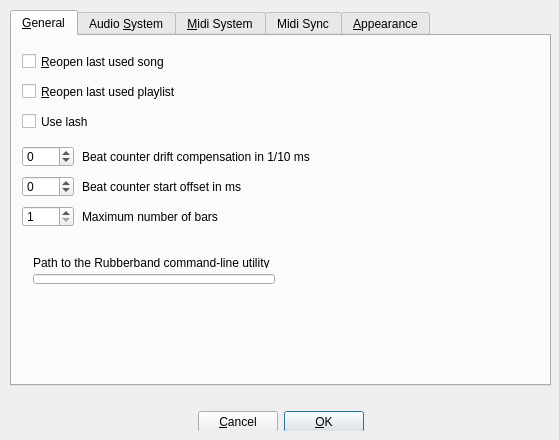
<?xml version="1.0" encoding="UTF-8"?>
<ui version="4.0">
 <class>PreferencesDialog_UI</class>
 <widget class="QDialog" name="PreferencesDialog_UI">
  <property name="geometry">
   <rect>
    <x>0</x>
    <y>0</y>
    <width>559</width>
    <height>440</height>
   </rect>
  </property>
  <property name="windowTitle">
   <string>Form1</string>
  </property>
  <widget class="QWidget" name="Layout33">
   <property name="geometry">
    <rect>
     <x>10</x>
     <y>400</y>
     <width>541</width>
     <height>31</height>
    </rect>
   </property>
   <layout class="QHBoxLayout">
    <item>
     <spacer>
      <property name="orientation">
       <enum>Qt::Horizontal</enum>
      </property>
      <property name="sizeType">
       <enum>QSizePolicy::Expanding</enum>
      </property>
      <property name="sizeHint" stdset="0">
       <size>
        <width>184</width>
        <height>16</height>
       </size>
      </property>
     </spacer>
    </item>
    <item>
     <widget class="QPushButton" name="cancelBtn">
      <property name="sizePolicy">
       <sizepolicy hsizetype="Preferred" vsizetype="Preferred">
        <horstretch>0</horstretch>
        <verstretch>0</verstretch>
       </sizepolicy>
      </property>
      <property name="minimumSize">
       <size>
        <width>0</width>
        <height>22</height>
       </size>
      </property>
      <property name="text">
       <string>&amp;Cancel</string>
      </property>
      <property name="shortcut">
       <string>Alt+C</string>
      </property>
     </widget>
    </item>
    <item>
     <widget class="QPushButton" name="okBtn">
      <property name="sizePolicy">
       <sizepolicy hsizetype="Preferred" vsizetype="Preferred">
        <horstretch>0</horstretch>
        <verstretch>0</verstretch>
       </sizepolicy>
      </property>
      <property name="minimumSize">
       <size>
        <width>0</width>
        <height>22</height>
       </size>
      </property>
      <property name="text">
       <string>&amp;OK</string>
      </property>
      <property name="shortcut">
       <string>Alt+O</string>
      </property>
      <property name="default">
       <bool>true</bool>
      </property>
      <property name="flat">
       <bool>false</bool>
      </property>
     </widget>
    </item>
    <item>
     <spacer>
      <property name="orientation">
       <enum>Qt::Horizontal</enum>
      </property>
      <property name="sizeType">
       <enum>QSizePolicy::Expanding</enum>
      </property>
      <property name="sizeHint" stdset="0">
       <size>
        <width>183</width>
        <height>16</height>
       </size>
      </property>
     </spacer>
    </item>
   </layout>
  </widget>
  <widget class="QTabWidget" name="TabWidget2">
   <property name="geometry">
    <rect>
     <x>10</x>
     <y>10</y>
     <width>541</width>
     <height>376</height>
    </rect>
   </property>
   <property name="sizePolicy">
    <sizepolicy hsizetype="Expanding" vsizetype="Expanding">
     <horstretch>0</horstretch>
     <verstretch>0</verstretch>
    </sizepolicy>
   </property>
   <property name="toolTip">
    <string/>
   </property>
   <property name="tabShape">
    <enum>QTabWidget::Rounded</enum>
   </property>
   <property name="currentIndex">
    <number>0</number>
   </property>
   <widget class="QWidget" name="tab_1">
    <attribute name="title">
     <string>&amp;General</string>
    </attribute>
    <widget class="QCheckBox" name="restoreLastUsedSongCheckbox">
     <property name="geometry">
      <rect>
       <x>10</x>
       <y>10</y>
       <width>511</width>
       <height>31</height>
      </rect>
     </property>
     <property name="minimumSize">
      <size>
       <width>0</width>
       <height>22</height>
      </size>
     </property>
     <property name="text">
      <string>&amp;Reopen last used song</string>
     </property>
     <property name="shortcut">
      <string>Alt+R</string>
     </property>
    </widget>
    <widget class="QCheckBox" name="useLashCheckbox">
     <property name="geometry">
      <rect>
       <x>10</x>
       <y>70</y>
       <width>511</width>
       <height>31</height>
      </rect>
     </property>
     <property name="text">
      <string>Use lash</string>
     </property>
    </widget>
    <widget class="QSpinBox" name="sBcountOffset">
     <property name="geometry">
      <rect>
       <x>10</x>
       <y>110</y>
       <width>52</width>
       <height>21</height>
      </rect>
     </property>
     <property name="toolTip">
      <string>first step, adjust timing mismatch between controller/keyboard trigger latency and computed bpm</string>
     </property>
     <property name="minimum">
      <number>-200</number>
     </property>
     <property name="maximum">
      <number>200</number>
     </property>
    </widget>
    <widget class="QLabel" name="bClabel_2">
     <property name="geometry">
      <rect>
       <x>70</x>
       <y>110</y>
       <width>451</width>
       <height>21</height>
      </rect>
     </property>
     <property name="text">
      <string>Beat counter drift compensation in 1/10 ms   </string>
     </property>
    </widget>
    <widget class="QSpinBox" name="sBstartOffset">
     <property name="geometry">
      <rect>
       <x>10</x>
       <y>140</y>
       <width>52</width>
       <height>21</height>
      </rect>
     </property>
     <property name="toolTip">
      <string>second step, adjust offset between last controller/keybord trigger and the deferred sequencer startup </string>
     </property>
     <property name="minimum">
      <number>-500</number>
     </property>
     <property name="maximum">
      <number>500</number>
     </property>
    </widget>
    <widget class="QLabel" name="label">
     <property name="geometry">
      <rect>
       <x>70</x>
       <y>140</y>
       <width>451</width>
       <height>21</height>
      </rect>
     </property>
     <property name="text">
      <string>Beat counter start offset in ms    </string>
     </property>
    </widget>
    <widget class="QWidget" name="layoutWidget_0">
     <property name="geometry">
      <rect>
       <x>10</x>
       <y>210</y>
       <width>511</width>
       <height>49</height>
      </rect>
     </property>
     <layout class="QGridLayout" name="gridLayout">
      <item row="0" column="0" colspan="2">
       <widget class="QLabel" name="label_2">
        <property name="text">
         <string>Path to the Rubberband command-line utility</string>
        </property>
       </widget>
      </item>
      <item row="1" column="1">
       <spacer name="horizontalSpacer">
        <property name="orientation">
         <enum>Qt::Horizontal</enum>
        </property>
        <property name="sizeHint" stdset="0">
         <size>
          <width>40</width>
          <height>20</height>
         </size>
        </property>
       </spacer>
      </item>
      <item row="1" column="0">
       <widget class="QLineEdit" name="rubberbandLineEdit">
        <property name="minimumSize">
         <size>
          <width>181</width>
          <height>0</height>
         </size>
        </property>
       </widget>
      </item>
     </layout>
    </widget>
    <widget class="QLabel" name="label_3">
     <property name="geometry">
      <rect>
       <x>70</x>
       <y>170</y>
       <width>451</width>
       <height>21</height>
      </rect>
     </property>
     <property name="text">
      <string>Maximum number of bars</string>
     </property>
    </widget>
    <widget class="QSpinBox" name="sBmaxBars">
     <property name="geometry">
      <rect>
       <x>10</x>
       <y>170</y>
       <width>52</width>
       <height>21</height>
      </rect>
     </property>
     <property name="toolTip">
      <string>second step, adjust offset between last controller/keybord trigger and the deferred sequencer startup </string>
     </property>
     <property name="minimum">
      <number>1</number>
     </property>
     <property name="maximum">
      <number>800</number>
     </property>
    </widget>
    <widget class="QCheckBox" name="restoreLastUsedPlaylistCheckbox">
     <property name="geometry">
      <rect>
       <x>10</x>
       <y>40</y>
       <width>511</width>
       <height>31</height>
      </rect>
     </property>
     <property name="minimumSize">
      <size>
       <width>0</width>
       <height>22</height>
      </size>
     </property>
     <property name="text">
      <string>&amp;Reopen last used playlist</string>
     </property>
     <property name="shortcut">
      <string>Alt+R</string>
     </property>
    </widget>
   </widget>
   <widget class="QWidget" name="tab_2">
    <attribute name="title">
     <string>Audio &amp;System</string>
    </attribute>
    <widget class="QGroupBox" name="groupBox">
     <property name="geometry">
      <rect>
       <x>345</x>
       <y>10</y>
       <width>186</width>
       <height>331</height>
      </rect>
     </property>
     <property name="title">
      <string>Audio output details</string>
     </property>
     <layout class="QVBoxLayout">
      <item>
       <widget class="QLabel" name="driverInfoLbl">
        <property name="text">
         <string>###</string>
        </property>
        <property name="alignment">
         <set>Qt::AlignTop</set>
        </property>
        <property name="wordWrap">
         <bool>true</bool>
        </property>
       </widget>
      </item>
     </layout>
    </widget>
    <widget class="QWidget" name="layoutWidget_1">
     <property name="geometry">
      <rect>
       <x>10</x>
       <y>10</y>
       <width>336</width>
       <height>331</height>
      </rect>
     </property>
     <layout class="QVBoxLayout" name="verticalLayout">
      <item>
       <layout class="QHBoxLayout" name="horizontalLayout">
        <item>
         <widget class="QComboBox" name="driverComboBox"/>
        </item>
        <item>
         <widget class="QPushButton" name="restartDriverBtn">
          <property name="text">
           <string>Restart output</string>
          </property>
         </widget>
        </item>
       </layout>
      </item>
      <item>
       <layout class="QGridLayout">
        <item row="1" column="1">
         <widget class="QSpinBox" name="bufferSizeSpinBox">
          <property name="minimumSize">
           <size>
            <width>0</width>
            <height>22</height>
           </size>
          </property>
          <property name="minimum">
           <number>100</number>
          </property>
          <property name="maximum">
           <number>5000</number>
          </property>
          <property name="singleStep">
           <number>100</number>
          </property>
          <property name="value">
           <number>1024</number>
          </property>
         </widget>
        </item>
        <item row="2" column="0">
         <widget class="QLabel" name="sampleRateLbl">
          <property name="minimumSize">
           <size>
            <width>0</width>
            <height>22</height>
           </size>
          </property>
          <property name="text">
           <string>Sample rate</string>
          </property>
         </widget>
        </item>
        <item row="0" column="0">
         <widget class="QLabel" name="audioDeviceLbl">
          <property name="text">
           <string>Device</string>
          </property>
         </widget>
        </item>
        <item row="1" column="0">
         <widget class="QLabel" name="buffer_sizeLbl">
          <property name="minimumSize">
           <size>
            <width>0</width>
            <height>22</height>
           </size>
          </property>
          <property name="text">
           <string>Buffer size</string>
          </property>
         </widget>
        </item>
        <item row="0" column="1">
         <widget class="QLineEdit" name="m_pAudioDeviceTxt">
          <property name="sizePolicy">
           <sizepolicy hsizetype="Minimum" vsizetype="Fixed">
            <horstretch>0</horstretch>
            <verstretch>0</verstretch>
           </sizepolicy>
          </property>
         </widget>
        </item>
        <item row="2" column="1">
         <widget class="QComboBox" name="sampleRateComboBox">
          <property name="currentIndex">
           <number>0</number>
          </property>
          <item>
           <property name="text">
            <string>44100</string>
           </property>
          </item>
          <item>
           <property name="text">
            <string>48000</string>
           </property>
          </item>
          <item>
           <property name="text">
            <string>88200</string>
           </property>
          </item>
          <item>
           <property name="text">
            <string>96000</string>
           </property>
          </item>
         </widget>
        </item>
        <item row="3" column="1">
         <widget class="QComboBox" name="trackOutputComboBox">
          <property name="currentIndex">
           <number>0</number>
          </property>
          <item>
           <property name="text">
            <string>Post-Fader</string>
           </property>
          </item>
          <item>
           <property name="text">
            <string>Pre-Fader</string>
           </property>
          </item>
         </widget>
        </item>
        <item row="3" column="0">
         <widget class="QLabel" name="trackOutLbl">
          <property name="minimumSize">
           <size>
            <width>0</width>
            <height>22</height>
           </size>
          </property>
          <property name="text">
           <string>Track output</string>
          </property>
         </widget>
        </item>
       </layout>
      </item>
      <item>
       <layout class="QVBoxLayout">
        <property name="spacing">
         <number>6</number>
        </property>
        <item>
         <widget class="QCheckBox" name="connectDefaultsCheckBox">
          <property name="text">
           <string>Connect to &amp;Default Output Pair</string>
          </property>
          <property name="shortcut">
           <string>Alt+D</string>
          </property>
         </widget>
        </item>
        <item>
         <widget class="QCheckBox" name="trackOutsCheckBox">
          <property name="text">
           <string>create per-instrument outputs</string>
          </property>
          <property name="shortcut">
           <string>Alt+D</string>
          </property>
         </widget>
        </item>
       </layout>
      </item>
      <item>
       <spacer name="verticalSpacer">
        <property name="orientation">
         <enum>Qt::Vertical</enum>
        </property>
        <property name="sizeHint" stdset="0">
         <size>
          <width>20</width>
          <height>40</height>
         </size>
        </property>
       </spacer>
      </item>
      <item>
       <layout class="QGridLayout">
        <item row="0" column="1">
         <widget class="QSpinBox" name="maxVoicesTxt">
          <property name="minimumSize">
           <size>
            <width>0</width>
            <height>22</height>
           </size>
          </property>
          <property name="minimum">
           <number>1</number>
          </property>
          <property name="maximum">
           <number>512</number>
          </property>
         </widget>
        </item>
        <item row="1" column="1">
         <widget class="QSpinBox" name="metronomeVolumeSpinBox">
          <property name="enabled">
           <bool>false</bool>
          </property>
          <property name="minimumSize">
           <size>
            <width>0</width>
            <height>22</height>
           </size>
          </property>
          <property name="minimum">
           <number>1</number>
          </property>
          <property name="maximum">
           <number>100</number>
          </property>
         </widget>
        </item>
        <item row="1" column="0">
         <widget class="QLabel" name="TextLabel1_4">
          <property name="minimumSize">
           <size>
            <width>0</width>
            <height>22</height>
           </size>
          </property>
          <property name="text">
           <string>Metronome volume</string>
          </property>
         </widget>
        </item>
        <item row="0" column="0">
         <widget class="QLabel" name="textLabel3_3">
          <property name="text">
           <string>Polyphony</string>
          </property>
         </widget>
        </item>
       </layout>
      </item>
      <item>
       <spacer name="verticalSpacer_2">
        <property name="orientation">
         <enum>Qt::Vertical</enum>
        </property>
        <property name="sizeHint" stdset="0">
         <size>
          <width>20</width>
          <height>40</height>
         </size>
        </property>
       </spacer>
      </item>
     </layout>
    </widget>
   </widget>
   <widget class="QWidget" name="tab_3">
    <attribute name="title">
     <string>&amp;Midi System</string>
    </attribute>
    <widget class="MidiTable" name="midiTable">
     <property name="geometry">
      <rect>
       <x>10</x>
       <y>141</y>
       <width>521</width>
       <height>201</height>
      </rect>
     </property>
    </widget>
    <widget class="QWidget" name="layoutWidget_2">
     <property name="geometry">
      <rect>
       <x>10</x>
       <y>10</y>
       <width>516</width>
       <height>135</height>
      </rect>
     </property>
     <layout class="QVBoxLayout" name="verticalLayout_2">
      <item>
       <layout class="QHBoxLayout" name="horizontalLayout_2">
        <item>
         <widget class="QLabel" name="textLabel1_5">
          <property name="text">
           <string>Midi driver</string>
          </property>
         </widget>
        </item>
        <item>
         <widget class="QComboBox" name="m_pMidiDriverComboBox"/>
        </item>
       </layout>
      </item>
      <item>
       <layout class="QHBoxLayout" name="horizontalLayout_6">
        <item>
         <widget class="QLabel" name="textLabel1_3_2">
          <property name="minimumSize">
           <size>
            <width>0</width>
            <height>22</height>
           </size>
          </property>
          <property name="text">
           <string>Input</string>
          </property>
         </widget>
        </item>
        <item>
         <widget class="QComboBox" name="midiPortComboBox"/>
        </item>
       </layout>
      </item>
      <item>
       <layout class="QHBoxLayout" name="horizontalLayout_5">
        <item>
         <widget class="QLabel" name="textLabel1_3">
          <property name="minimumSize">
           <size>
            <width>0</width>
            <height>22</height>
           </size>
          </property>
          <property name="text">
           <string>Channel</string>
          </property>
         </widget>
        </item>
        <item>
         <widget class="QComboBox" name="midiPortChannelComboBox">
          <property name="minimumSize">
           <size>
            <width>0</width>
            <height>22</height>
           </size>
          </property>
          <item>
           <property name="text">
            <string>All</string>
           </property>
          </item>
          <item>
           <property name="text">
            <string>1</string>
           </property>
          </item>
          <item>
           <property name="text">
            <string>2</string>
           </property>
          </item>
          <item>
           <property name="text">
            <string>3</string>
           </property>
          </item>
          <item>
           <property name="text">
            <string>4</string>
           </property>
          </item>
          <item>
           <property name="text">
            <string>5</string>
           </property>
          </item>
          <item>
           <property name="text">
            <string>6</string>
           </property>
          </item>
          <item>
           <property name="text">
            <string>7</string>
           </property>
          </item>
          <item>
           <property name="text">
            <string>8</string>
           </property>
          </item>
          <item>
           <property name="text">
            <string>9</string>
           </property>
          </item>
          <item>
           <property name="text">
            <string>10</string>
           </property>
          </item>
          <item>
           <property name="text">
            <string>11</string>
           </property>
          </item>
          <item>
           <property name="text">
            <string>12</string>
           </property>
          </item>
          <item>
           <property name="text">
            <string>13</string>
           </property>
          </item>
          <item>
           <property name="text">
            <string>14</string>
           </property>
          </item>
          <item>
           <property name="text">
            <string>15</string>
           </property>
          </item>
          <item>
           <property name="text">
            <string>16</string>
           </property>
          </item>
         </widget>
        </item>
       </layout>
      </item>
      <item>
       <layout class="QHBoxLayout" name="horizontalLayout_4">
        <item>
         <widget class="QCheckBox" name="m_pIgnoreNoteOffCheckBox">
          <property name="text">
           <string>Ignore note-off</string>
          </property>
         </widget>
        </item>
       </layout>
      </item>
     </layout>
    </widget>
   </widget>
   <widget class="QWidget" name="Seite">
    <attribute name="title">
     <string>Midi Sync</string>
    </attribute>
    <widget class="QFrame" name="frame">
     <property name="geometry">
      <rect>
       <x>10</x>
       <y>10</y>
       <width>511</width>
       <height>181</height>
      </rect>
     </property>
     <property name="frameShape">
      <enum>QFrame::StyledPanel</enum>
     </property>
     <property name="frameShadow">
      <enum>QFrame::Raised</enum>
     </property>
     <widget class="QWidget" name="layoutWidget">
      <property name="geometry">
       <rect>
        <x>11</x>
        <y>11</y>
        <width>491</width>
        <height>161</height>
       </rect>
      </property>
      <layout class="QVBoxLayout" name="verticalLayout_3">
       <item>
        <widget class="QLabel" name="label_4">
         <property name="font">
          <font>
           <weight>75</weight>
           <bold>true</bold>
          </font>
         </property>
         <property name="text">
          <string>Midi Clock Master</string>
         </property>
        </widget>
       </item>
       <item>
        <widget class="QCheckBox" name="sendClockcheckBox">
         <property name="text">
          <string>Send clock</string>
         </property>
        </widget>
       </item>
       <item>
        <widget class="QLabel" name="label_6">
         <property name="text">
          <string>Midi Clock: Adjust tempo variations on midi:target</string>
         </property>
        </widget>
       </item>
       <item>
        <widget class="QSlider" name="clockCompensationSlider">
         <property name="minimum">
          <number>10000</number>
         </property>
         <property name="maximum">
          <number>50000</number>
         </property>
         <property name="singleStep">
          <number>500</number>
         </property>
         <property name="pageStep">
          <number>2000</number>
         </property>
         <property name="sliderPosition">
          <number>22000</number>
         </property>
         <property name="orientation">
          <enum>Qt::Horizontal</enum>
         </property>
        </widget>
       </item>
       <item>
        <widget class="QCheckBox" name="sendStartStopcheckBox">
         <property name="text">
          <string>Send start/stop</string>
         </property>
        </widget>
       </item>
       <item>
        <widget class="QCheckBox" name="sendSPPcheckBox">
         <property name="text">
          <string>Send song position pointer (spp)</string>
         </property>
        </widget>
       </item>
      </layout>
     </widget>
    </widget>
    <widget class="QFrame" name="frame_2">
     <property name="geometry">
      <rect>
       <x>10</x>
       <y>200</y>
       <width>511</width>
       <height>121</height>
      </rect>
     </property>
     <property name="frameShape">
      <enum>QFrame::StyledPanel</enum>
     </property>
     <property name="frameShadow">
      <enum>QFrame::Raised</enum>
     </property>
     <widget class="QWidget" name="layoutWidget_3">
      <property name="geometry">
       <rect>
        <x>10</x>
        <y>10</y>
        <width>491</width>
        <height>101</height>
       </rect>
      </property>
      <layout class="QVBoxLayout" name="verticalLayout_4">
       <item>
        <widget class="QLabel" name="label_5">
         <property name="font">
          <font>
           <weight>75</weight>
           <bold>true</bold>
          </font>
         </property>
         <property name="text">
          <string>Midi Clock Slave</string>
         </property>
        </widget>
       </item>
       <item>
        <widget class="QCheckBox" name="receiveClockcheckBox">
         <property name="text">
          <string>Receive clock</string>
         </property>
        </widget>
       </item>
       <item>
        <widget class="QCheckBox" name="receiveStartStopcheckBox">
         <property name="text">
          <string>Receive start/stop</string>
         </property>
        </widget>
       </item>
       <item>
        <widget class="QCheckBox" name="receiveSPPcheckBox">
         <property name="text">
          <string>Receive song position pointer (spp)</string>
         </property>
        </widget>
       </item>
      </layout>
     </widget>
    </widget>
   </widget>
   <widget class="QWidget" name="tab_4">
    <attribute name="title">
     <string>&amp;Appearance</string>
    </attribute>
    <widget class="QLabel" name="textLabel3">
     <property name="geometry">
      <rect>
       <x>10</x>
       <y>300</y>
       <width>521</width>
       <height>40</height>
      </rect>
     </property>
     <property name="text">
      <string>&lt;i&gt;After a font change the application must be restarted.&lt;/i&gt;</string>
     </property>
    </widget>
    <widget class="QWidget" name="layoutWidget_5">
     <property name="geometry">
      <rect>
       <x>10</x>
       <y>10</y>
       <width>521</width>
       <height>64</height>
      </rect>
     </property>
     <layout class="QGridLayout">
      <item row="0" column="0">
       <widget class="QLabel" name="applicationFontLbl">
        <property name="minimumSize">
         <size>
          <width>0</width>
          <height>22</height>
         </size>
        </property>
        <property name="frameShape">
         <enum>QFrame::Box</enum>
        </property>
        <property name="text">
         <string>Application font</string>
        </property>
        <property name="alignment">
         <set>Qt::AlignCenter</set>
        </property>
       </widget>
      </item>
      <item row="1" column="0">
       <widget class="QLabel" name="textLabel1_4">
        <property name="text">
         <string>Style</string>
        </property>
       </widget>
      </item>
      <item row="1" column="1">
       <widget class="QComboBox" name="styleComboBox"/>
      </item>
      <item row="0" column="1">
       <widget class="QPushButton" name="selectApplicationFontBtn">
        <property name="minimumSize">
         <size>
          <width>0</width>
          <height>22</height>
         </size>
        </property>
        <property name="text">
         <string>Select font</string>
        </property>
       </widget>
      </item>
     </layout>
    </widget>
    <widget class="QWidget" name="layoutWidget_6">
     <property name="geometry">
      <rect>
       <x>10</x>
       <y>90</y>
       <width>521</width>
       <height>66</height>
      </rect>
     </property>
     <layout class="QGridLayout">
      <item row="0" column="1">
       <widget class="QPushButton" name="selectMixerFontBtn">
        <property name="minimumSize">
         <size>
          <width>0</width>
          <height>22</height>
         </size>
        </property>
        <property name="text">
         <string>Select font</string>
        </property>
       </widget>
      </item>
      <item row="1" column="0">
       <widget class="QLabel" name="textLabel1">
        <property name="minimumSize">
         <size>
          <width>0</width>
          <height>22</height>
         </size>
        </property>
        <property name="text">
         <string>Meters falloff speed</string>
        </property>
       </widget>
      </item>
      <item row="1" column="1">
       <widget class="QComboBox" name="mixerFalloffComboBox">
        <property name="minimumSize">
         <size>
          <width>0</width>
          <height>22</height>
         </size>
        </property>
        <item>
         <property name="text">
          <string>Slow</string>
         </property>
        </item>
        <item>
         <property name="text">
          <string>Normal</string>
         </property>
        </item>
        <item>
         <property name="text">
          <string>Fast</string>
         </property>
        </item>
       </widget>
      </item>
      <item row="0" column="0">
       <widget class="QLabel" name="mixerFontLbl">
        <property name="minimumSize">
         <size>
          <width>0</width>
          <height>22</height>
         </size>
        </property>
        <property name="frameShape">
         <enum>QFrame::Box</enum>
        </property>
        <property name="midLineWidth">
         <number>0</number>
        </property>
        <property name="text">
         <string>Mixer font</string>
        </property>
        <property name="alignment">
         <set>Qt::AlignCenter</set>
        </property>
        <property name="margin">
         <number>0</number>
        </property>
       </widget>
      </item>
     </layout>
    </widget>
   </widget>
  </widget>
 </widget>
 <layoutdefault spacing="6" margin="11"/>
 <customwidgets>
  <customwidget>
   <class>MidiTable</class>
   <extends>QTableWidget</extends>
   <header location="global">../src/widgets/midiTable.h</header>
  </customwidget>
 </customwidgets>
 <resources/>
 <connections/>
</ui>
